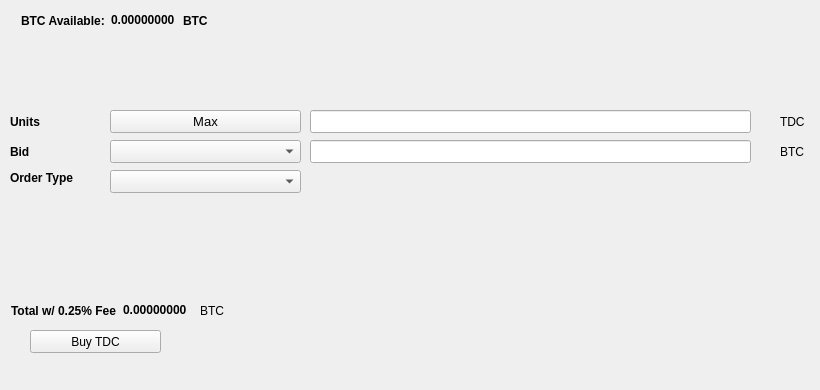
   <widget class="QWidget" name="BuyTab">
    <attribute name="title">
     <string>Buy</string>
    </attribute>
    <widget class="QPushButton" name="BuyTDC">
     <property name="geometry">
      <rect>
       <x>30</x>
       <y>330</y>
       <width>131</width>
       <height>23</height>
      </rect>
     </property>
     <property name="text">
      <string>Buy TDC</string>
     </property>
     <property name="icon">
      <iconset resource="../tdc.qrc">
       <normaloff>:/icons/bitcoin</normaloff>:/icons/bitcoin</iconset>
     </property>
    </widget>
    <widget class="QLabel" name="label_3">
     <property name="geometry">
      <rect>
       <x>10</x>
       <y>110</y>
       <width>46</width>
       <height>23</height>
      </rect>
     </property>
     <property name="font">
      <font>
       <weight>75</weight>
       <bold>true</bold>
      </font>
     </property>
     <property name="text">
      <string>Units</string>
     </property>
    </widget>
    <widget class="QLineEdit" name="UnitsInput">
     <property name="geometry">
      <rect>
       <x>310</x>
       <y>110</y>
       <width>441</width>
       <height>23</height>
      </rect>
     </property>
     <property name="font">
      <font>
       <pointsize>9</pointsize>
       <weight>75</weight>
       <bold>true</bold>
      </font>
     </property>
    </widget>
    <widget class="QLineEdit" name="BuyBidPriceEdit">
     <property name="geometry">
      <rect>
       <x>310</x>
       <y>140</y>
       <width>441</width>
       <height>23</height>
      </rect>
     </property>
     <property name="font">
      <font>
       <pointsize>9</pointsize>
       <weight>75</weight>
       <bold>true</bold>
      </font>
     </property>
    </widget>
    <widget class="QLabel" name="label_4">
     <property name="geometry">
      <rect>
       <x>780</x>
       <y>110</y>
       <width>31</width>
       <height>23</height>
      </rect>
     </property>
     <property name="text">
      <string>TDC</string>
     </property>
    </widget>
    <widget class="QLabel" name="label_5">
     <property name="geometry">
      <rect>
       <x>780</x>
       <y>140</y>
       <width>31</width>
       <height>23</height>
      </rect>
     </property>
     <property name="text">
      <string>BTC</string>
     </property>
    </widget>
    <widget class="QLabel" name="label_6">
     <property name="geometry">
      <rect>
       <x>10</x>
       <y>140</y>
       <width>46</width>
       <height>23</height>
      </rect>
     </property>
     <property name="font">
      <font>
       <weight>75</weight>
       <bold>true</bold>
      </font>
     </property>
     <property name="text">
      <string>Bid</string>
     </property>
    </widget>
    <widget class="QLabel" name="label_7">
     <property name="geometry">
      <rect>
       <x>10</x>
       <y>170</y>
       <width>91</width>
       <height>16</height>
      </rect>
     </property>
     <property name="font">
      <font>
       <weight>75</weight>
       <bold>true</bold>
      </font>
     </property>
     <property name="text">
      <string>Order Type</string>
     </property>
    </widget>
    <widget class="QPushButton" name="Buy_Max_Amount">
     <property name="geometry">
      <rect>
       <x>110</x>
       <y>110</y>
       <width>191</width>
       <height>23</height>
      </rect>
     </property>
     <property name="font">
      <font>
       <pointsize>10</pointsize>
      </font>
     </property>
     <property name="text">
      <string>Max</string>
     </property>
    </widget>
    <widget class="QComboBox" name="BuyBidcomboBox">
     <property name="geometry">
      <rect>
       <x>110</x>
       <y>140</y>
       <width>191</width>
       <height>23</height>
      </rect>
     </property>
     <property name="font">
      <font>
       <pointsize>10</pointsize>
      </font>
     </property>
    </widget>
    <widget class="QComboBox" name="buyOrdertypeCombo">
     <property name="geometry">
      <rect>
       <x>110</x>
       <y>170</y>
       <width>191</width>
       <height>23</height>
      </rect>
     </property>
     <property name="font">
      <font>
       <pointsize>10</pointsize>
      </font>
     </property>
    </widget>
    <widget class="QWidget" name="layoutWidget1">
     <property name="geometry">
      <rect>
       <x>21</x>
       <y>11</y>
       <width>227</width>
       <height>19</height>
      </rect>
     </property>
     <layout class="QHBoxLayout" name="horizontalLayout_3">
      <item>
       <widget class="QLabel" name="label232">
        <property name="font">
         <font>
          <weight>75</weight>
          <bold>true</bold>
         </font>
        </property>
        <property name="text">
         <string>BTC Available:</string>
        </property>
       </widget>
      </item>
      <item>
       <widget class="QLabel" name="BtcAvailableLbl">
        <property name="palette">
         <palette>
          <active>
           <colorrole role="WindowText">
            <brush brushstyle="SolidPattern">
             <color alpha="255">
              <red>0</red>
              <green>0</green>
              <blue>0</blue>
             </color>
            </brush>
           </colorrole>
           <colorrole role="Button">
            <brush brushstyle="SolidPattern">
             <color alpha="255">
              <red>0</red>
              <green>170</green>
              <blue>0</blue>
             </color>
            </brush>
           </colorrole>
           <colorrole role="Light">
            <brush brushstyle="SolidPattern">
             <color alpha="255">
              <red>0</red>
              <green>255</green>
              <blue>0</blue>
             </color>
            </brush>
           </colorrole>
           <colorrole role="Midlight">
            <brush brushstyle="SolidPattern">
             <color alpha="255">
              <red>0</red>
              <green>212</green>
              <blue>0</blue>
             </color>
            </brush>
           </colorrole>
           <colorrole role="Dark">
            <brush brushstyle="SolidPattern">
             <color alpha="255">
              <red>0</red>
              <green>85</green>
              <blue>0</blue>
             </color>
            </brush>
           </colorrole>
           <colorrole role="Mid">
            <brush brushstyle="SolidPattern">
             <color alpha="255">
              <red>0</red>
              <green>113</green>
              <blue>0</blue>
             </color>
            </brush>
           </colorrole>
           <colorrole role="Text">
            <brush brushstyle="SolidPattern">
             <color alpha="255">
              <red>0</red>
              <green>170</green>
              <blue>0</blue>
             </color>
            </brush>
           </colorrole>
           <colorrole role="BrightText">
            <brush brushstyle="SolidPattern">
             <color alpha="255">
              <red>255</red>
              <green>255</green>
              <blue>255</blue>
             </color>
            </brush>
           </colorrole>
           <colorrole role="ButtonText">
            <brush brushstyle="SolidPattern">
             <color alpha="255">
              <red>0</red>
              <green>0</green>
              <blue>0</blue>
             </color>
            </brush>
           </colorrole>
           <colorrole role="Base">
            <brush brushstyle="SolidPattern">
             <color alpha="255">
              <red>255</red>
              <green>255</green>
              <blue>255</blue>
             </color>
            </brush>
           </colorrole>
           <colorrole role="Window">
            <brush brushstyle="SolidPattern">
             <color alpha="255">
              <red>0</red>
              <green>170</green>
              <blue>0</blue>
             </color>
            </brush>
           </colorrole>
           <colorrole role="Shadow">
            <brush brushstyle="SolidPattern">
             <color alpha="255">
              <red>0</red>
              <green>0</green>
              <blue>0</blue>
             </color>
            </brush>
           </colorrole>
           <colorrole role="AlternateBase">
            <brush brushstyle="SolidPattern">
             <color alpha="255">
              <red>127</red>
              <green>212</green>
              <blue>127</blue>
             </color>
            </brush>
           </colorrole>
           <colorrole role="ToolTipBase">
            <brush brushstyle="SolidPattern">
             <color alpha="255">
              <red>255</red>
              <green>255</green>
              <blue>220</blue>
             </color>
            </brush>
           </colorrole>
           <colorrole role="ToolTipText">
            <brush brushstyle="SolidPattern">
             <color alpha="255">
              <red>0</red>
              <green>0</green>
              <blue>0</blue>
             </color>
            </brush>
           </colorrole>
          </active>
          <inactive>
           <colorrole role="WindowText">
            <brush brushstyle="SolidPattern">
             <color alpha="255">
              <red>0</red>
              <green>0</green>
              <blue>0</blue>
             </color>
            </brush>
           </colorrole>
           <colorrole role="Button">
            <brush brushstyle="SolidPattern">
             <color alpha="255">
              <red>0</red>
              <green>170</green>
              <blue>0</blue>
             </color>
            </brush>
           </colorrole>
           <colorrole role="Light">
            <brush brushstyle="SolidPattern">
             <color alpha="255">
              <red>0</red>
              <green>255</green>
              <blue>0</blue>
             </color>
            </brush>
           </colorrole>
           <colorrole role="Midlight">
            <brush brushstyle="SolidPattern">
             <color alpha="255">
              <red>0</red>
              <green>212</green>
              <blue>0</blue>
             </color>
            </brush>
           </colorrole>
           <colorrole role="Dark">
            <brush brushstyle="SolidPattern">
             <color alpha="255">
              <red>0</red>
              <green>85</green>
              <blue>0</blue>
             </color>
            </brush>
           </colorrole>
           <colorrole role="Mid">
            <brush brushstyle="SolidPattern">
             <color alpha="255">
              <red>0</red>
              <green>113</green>
              <blue>0</blue>
             </color>
            </brush>
           </colorrole>
           <colorrole role="Text">
            <brush brushstyle="SolidPattern">
             <color alpha="255">
              <red>0</red>
              <green>170</green>
              <blue>0</blue>
             </color>
            </brush>
           </colorrole>
           <colorrole role="BrightText">
            <brush brushstyle="SolidPattern">
             <color alpha="255">
              <red>255</red>
              <green>255</green>
              <blue>255</blue>
             </color>
            </brush>
           </colorrole>
           <colorrole role="ButtonText">
            <brush brushstyle="SolidPattern">
             <color alpha="255">
              <red>0</red>
              <green>0</green>
              <blue>0</blue>
             </color>
            </brush>
           </colorrole>
           <colorrole role="Base">
            <brush brushstyle="SolidPattern">
             <color alpha="255">
              <red>255</red>
              <green>255</green>
              <blue>255</blue>
             </color>
            </brush>
           </colorrole>
           <colorrole role="Window">
            <brush brushstyle="SolidPattern">
             <color alpha="255">
              <red>0</red>
              <green>170</green>
              <blue>0</blue>
             </color>
            </brush>
           </colorrole>
           <colorrole role="Shadow">
            <brush brushstyle="SolidPattern">
             <color alpha="255">
              <red>0</red>
              <green>0</green>
              <blue>0</blue>
             </color>
            </brush>
           </colorrole>
           <colorrole role="AlternateBase">
            <brush brushstyle="SolidPattern">
             <color alpha="255">
              <red>127</red>
              <green>212</green>
              <blue>127</blue>
             </color>
            </brush>
           </colorrole>
           <colorrole role="ToolTipBase">
            <brush brushstyle="SolidPattern">
             <color alpha="255">
              <red>255</red>
              <green>255</green>
              <blue>220</blue>
             </color>
            </brush>
           </colorrole>
           <colorrole role="ToolTipText">
            <brush brushstyle="SolidPattern">
             <color alpha="255">
              <red>0</red>
              <green>0</green>
              <blue>0</blue>
             </color>
            </brush>
           </colorrole>
          </inactive>
          <disabled>
           <colorrole role="WindowText">
            <brush brushstyle="SolidPattern">
             <color alpha="255">
              <red>0</red>
              <green>85</green>
              <blue>0</blue>
             </color>
            </brush>
           </colorrole>
           <colorrole role="Button">
            <brush brushstyle="SolidPattern">
             <color alpha="255">
              <red>0</red>
              <green>170</green>
              <blue>0</blue>
             </color>
            </brush>
           </colorrole>
           <colorrole role="Light">
            <brush brushstyle="SolidPattern">
             <color alpha="255">
              <red>0</red>
              <green>255</green>
              <blue>0</blue>
             </color>
            </brush>
           </colorrole>
           <colorrole role="Midlight">
            <brush brushstyle="SolidPattern">
             <color alpha="255">
              <red>0</red>
              <green>212</green>
              <blue>0</blue>
             </color>
            </brush>
           </colorrole>
           <colorrole role="Dark">
            <brush brushstyle="SolidPattern">
             <color alpha="255">
              <red>0</red>
              <green>85</green>
              <blue>0</blue>
             </color>
            </brush>
           </colorrole>
           <colorrole role="Mid">
            <brush brushstyle="SolidPattern">
             <color alpha="255">
              <red>0</red>
              <green>113</green>
              <blue>0</blue>
             </color>
            </brush>
           </colorrole>
           <colorrole role="Text">
            <brush brushstyle="SolidPattern">
             <color alpha="255">
              <red>0</red>
              <green>85</green>
              <blue>0</blue>
             </color>
            </brush>
           </colorrole>
           <colorrole role="BrightText">
            <brush brushstyle="SolidPattern">
             <color alpha="255">
              <red>255</red>
              <green>255</green>
              <blue>255</blue>
             </color>
            </brush>
           </colorrole>
           <colorrole role="ButtonText">
            <brush brushstyle="SolidPattern">
             <color alpha="255">
              <red>0</red>
              <green>85</green>
              <blue>0</blue>
             </color>
            </brush>
           </colorrole>
           <colorrole role="Base">
            <brush brushstyle="SolidPattern">
             <color alpha="255">
              <red>0</red>
              <green>170</green>
              <blue>0</blue>
             </color>
            </brush>
           </colorrole>
           <colorrole role="Window">
            <brush brushstyle="SolidPattern">
             <color alpha="255">
              <red>0</red>
              <green>170</green>
              <blue>0</blue>
             </color>
            </brush>
           </colorrole>
           <colorrole role="Shadow">
            <brush brushstyle="SolidPattern">
             <color alpha="255">
              <red>0</red>
              <green>0</green>
              <blue>0</blue>
             </color>
            </brush>
           </colorrole>
           <colorrole role="AlternateBase">
            <brush brushstyle="SolidPattern">
             <color alpha="255">
              <red>0</red>
              <green>170</green>
              <blue>0</blue>
             </color>
            </brush>
           </colorrole>
           <colorrole role="ToolTipBase">
            <brush brushstyle="SolidPattern">
             <color alpha="255">
              <red>255</red>
              <green>255</green>
              <blue>220</blue>
             </color>
            </brush>
           </colorrole>
           <colorrole role="ToolTipText">
            <brush brushstyle="SolidPattern">
             <color alpha="255">
              <red>0</red>
              <green>0</green>
              <blue>0</blue>
             </color>
            </brush>
           </colorrole>
          </disabled>
         </palette>
        </property>
        <property name="font">
         <font>
          <weight>75</weight>
          <bold>true</bold>
         </font>
        </property>
        <property name="text">
         <string>0.00000000</string>
        </property>
        <property name="textInteractionFlags">
         <set>Qt::LinksAccessibleByMouse|Qt::TextSelectableByKeyboard|Qt::TextSelectableByMouse</set>
        </property>
       </widget>
      </item>
      <item>
       <widget class="QLabel" name="BtcAvailableLbl_2">
        <property name="font">
         <font>
          <weight>75</weight>
          <bold>true</bold>
         </font>
        </property>
        <property name="text">
         <string>BTC</string>
        </property>
       </widget>
      </item>
     </layout>
    </widget>
    <widget class="QWidget" name="layoutWidge2">
     <property name="geometry">
      <rect>
       <x>11</x>
       <y>301</y>
       <width>259</width>
       <height>19</height>
      </rect>
     </property>
     <layout class="QHBoxLayout" name="horizontalLayout_4">
      <item>
       <widget class="QLabel" name="label_9">
        <property name="font">
         <font>
          <weight>75</weight>
          <bold>true</bold>
         </font>
        </property>
        <property name="text">
         <string>Total w/ 0.25% Fee</string>
        </property>
       </widget>
      </item>
      <item>
       <widget class="QLabel" name="BuyCostLabel">
        <property name="palette">
         <palette>
          <active>
           <colorrole role="WindowText">
            <brush brushstyle="SolidPattern">
             <color alpha="255">
              <red>0</red>
              <green>0</green>
              <blue>0</blue>
             </color>
            </brush>
           </colorrole>
           <colorrole role="Button">
            <brush brushstyle="SolidPattern">
             <color alpha="255">
              <red>0</red>
              <green>170</green>
              <blue>0</blue>
             </color>
            </brush>
           </colorrole>
           <colorrole role="Light">
            <brush brushstyle="SolidPattern">
             <color alpha="255">
              <red>0</red>
              <green>255</green>
              <blue>0</blue>
             </color>
            </brush>
           </colorrole>
           <colorrole role="Midlight">
            <brush brushstyle="SolidPattern">
             <color alpha="255">
              <red>0</red>
              <green>212</green>
              <blue>0</blue>
             </color>
            </brush>
           </colorrole>
           <colorrole role="Dark">
            <brush brushstyle="SolidPattern">
             <color alpha="255">
              <red>0</red>
              <green>85</green>
              <blue>0</blue>
             </color>
            </brush>
           </colorrole>
           <colorrole role="Mid">
            <brush brushstyle="SolidPattern">
             <color alpha="255">
              <red>0</red>
              <green>113</green>
              <blue>0</blue>
             </color>
            </brush>
           </colorrole>
           <colorrole role="Text">
            <brush brushstyle="SolidPattern">
             <color alpha="255">
              <red>0</red>
              <green>170</green>
              <blue>0</blue>
             </color>
            </brush>
           </colorrole>
           <colorrole role="BrightText">
            <brush brushstyle="SolidPattern">
             <color alpha="255">
              <red>255</red>
              <green>255</green>
              <blue>255</blue>
             </color>
            </brush>
           </colorrole>
           <colorrole role="ButtonText">
            <brush brushstyle="SolidPattern">
             <color alpha="255">
              <red>0</red>
              <green>0</green>
              <blue>0</blue>
             </color>
            </brush>
           </colorrole>
           <colorrole role="Base">
            <brush brushstyle="SolidPattern">
             <color alpha="255">
              <red>255</red>
              <green>255</green>
              <blue>255</blue>
             </color>
            </brush>
           </colorrole>
           <colorrole role="Window">
            <brush brushstyle="SolidPattern">
             <color alpha="255">
              <red>0</red>
              <green>170</green>
              <blue>0</blue>
             </color>
            </brush>
           </colorrole>
           <colorrole role="Shadow">
            <brush brushstyle="SolidPattern">
             <color alpha="255">
              <red>0</red>
              <green>0</green>
              <blue>0</blue>
             </color>
            </brush>
           </colorrole>
           <colorrole role="AlternateBase">
            <brush brushstyle="SolidPattern">
             <color alpha="255">
              <red>127</red>
              <green>212</green>
              <blue>127</blue>
             </color>
            </brush>
           </colorrole>
           <colorrole role="ToolTipBase">
            <brush brushstyle="SolidPattern">
             <color alpha="255">
              <red>255</red>
              <green>255</green>
              <blue>220</blue>
             </color>
            </brush>
           </colorrole>
           <colorrole role="ToolTipText">
            <brush brushstyle="SolidPattern">
             <color alpha="255">
              <red>0</red>
              <green>0</green>
              <blue>0</blue>
             </color>
            </brush>
           </colorrole>
          </active>
          <inactive>
           <colorrole role="WindowText">
            <brush brushstyle="SolidPattern">
             <color alpha="255">
              <red>0</red>
              <green>0</green>
              <blue>0</blue>
             </color>
            </brush>
           </colorrole>
           <colorrole role="Button">
            <brush brushstyle="SolidPattern">
             <color alpha="255">
              <red>0</red>
              <green>170</green>
              <blue>0</blue>
             </color>
            </brush>
           </colorrole>
           <colorrole role="Light">
            <brush brushstyle="SolidPattern">
             <color alpha="255">
              <red>0</red>
              <green>255</green>
              <blue>0</blue>
             </color>
            </brush>
           </colorrole>
           <colorrole role="Midlight">
            <brush brushstyle="SolidPattern">
             <color alpha="255">
              <red>0</red>
              <green>212</green>
              <blue>0</blue>
             </color>
            </brush>
           </colorrole>
           <colorrole role="Dark">
            <brush brushstyle="SolidPattern">
             <color alpha="255">
              <red>0</red>
              <green>85</green>
              <blue>0</blue>
             </color>
            </brush>
           </colorrole>
           <colorrole role="Mid">
            <brush brushstyle="SolidPattern">
             <color alpha="255">
              <red>0</red>
              <green>113</green>
              <blue>0</blue>
             </color>
            </brush>
           </colorrole>
           <colorrole role="Text">
            <brush brushstyle="SolidPattern">
             <color alpha="255">
              <red>0</red>
              <green>170</green>
              <blue>0</blue>
             </color>
            </brush>
           </colorrole>
           <colorrole role="BrightText">
            <brush brushstyle="SolidPattern">
             <color alpha="255">
              <red>255</red>
              <green>255</green>
              <blue>255</blue>
             </color>
            </brush>
           </colorrole>
           <colorrole role="ButtonText">
            <brush brushstyle="SolidPattern">
             <color alpha="255">
              <red>0</red>
              <green>0</green>
              <blue>0</blue>
             </color>
            </brush>
           </colorrole>
           <colorrole role="Base">
            <brush brushstyle="SolidPattern">
             <color alpha="255">
              <red>255</red>
              <green>255</green>
              <blue>255</blue>
             </color>
            </brush>
           </colorrole>
           <colorrole role="Window">
            <brush brushstyle="SolidPattern">
             <color alpha="255">
              <red>0</red>
              <green>170</green>
              <blue>0</blue>
             </color>
            </brush>
           </colorrole>
           <colorrole role="Shadow">
            <brush brushstyle="SolidPattern">
             <color alpha="255">
              <red>0</red>
              <green>0</green>
              <blue>0</blue>
             </color>
            </brush>
           </colorrole>
           <colorrole role="AlternateBase">
            <brush brushstyle="SolidPattern">
             <color alpha="255">
              <red>127</red>
              <green>212</green>
              <blue>127</blue>
             </color>
            </brush>
           </colorrole>
           <colorrole role="ToolTipBase">
            <brush brushstyle="SolidPattern">
             <color alpha="255">
              <red>255</red>
              <green>255</green>
              <blue>220</blue>
             </color>
            </brush>
           </colorrole>
           <colorrole role="ToolTipText">
            <brush brushstyle="SolidPattern">
             <color alpha="255">
              <red>0</red>
              <green>0</green>
              <blue>0</blue>
             </color>
            </brush>
           </colorrole>
          </inactive>
          <disabled>
           <colorrole role="WindowText">
            <brush brushstyle="SolidPattern">
             <color alpha="255">
              <red>0</red>
              <green>85</green>
              <blue>0</blue>
             </color>
            </brush>
           </colorrole>
           <colorrole role="Button">
            <brush brushstyle="SolidPattern">
             <color alpha="255">
              <red>0</red>
              <green>170</green>
              <blue>0</blue>
             </color>
            </brush>
           </colorrole>
           <colorrole role="Light">
            <brush brushstyle="SolidPattern">
             <color alpha="255">
              <red>0</red>
              <green>255</green>
              <blue>0</blue>
             </color>
            </brush>
           </colorrole>
           <colorrole role="Midlight">
            <brush brushstyle="SolidPattern">
             <color alpha="255">
              <red>0</red>
              <green>212</green>
              <blue>0</blue>
             </color>
            </brush>
           </colorrole>
           <colorrole role="Dark">
            <brush brushstyle="SolidPattern">
             <color alpha="255">
              <red>0</red>
              <green>85</green>
              <blue>0</blue>
             </color>
            </brush>
           </colorrole>
           <colorrole role="Mid">
            <brush brushstyle="SolidPattern">
             <color alpha="255">
              <red>0</red>
              <green>113</green>
              <blue>0</blue>
             </color>
            </brush>
           </colorrole>
           <colorrole role="Text">
            <brush brushstyle="SolidPattern">
             <color alpha="255">
              <red>0</red>
              <green>85</green>
              <blue>0</blue>
             </color>
            </brush>
           </colorrole>
           <colorrole role="BrightText">
            <brush brushstyle="SolidPattern">
             <color alpha="255">
              <red>255</red>
              <green>255</green>
              <blue>255</blue>
             </color>
            </brush>
           </colorrole>
           <colorrole role="ButtonText">
            <brush brushstyle="SolidPattern">
             <color alpha="255">
              <red>0</red>
              <green>85</green>
              <blue>0</blue>
             </color>
            </brush>
           </colorrole>
           <colorrole role="Base">
            <brush brushstyle="SolidPattern">
             <color alpha="255">
              <red>0</red>
              <green>170</green>
              <blue>0</blue>
             </color>
            </brush>
           </colorrole>
           <colorrole role="Window">
            <brush brushstyle="SolidPattern">
             <color alpha="255">
              <red>0</red>
              <green>170</green>
              <blue>0</blue>
             </color>
            </brush>
           </colorrole>
           <colorrole role="Shadow">
            <brush brushstyle="SolidPattern">
             <color alpha="255">
              <red>0</red>
              <green>0</green>
              <blue>0</blue>
             </color>
            </brush>
           </colorrole>
           <colorrole role="AlternateBase">
            <brush brushstyle="SolidPattern">
             <color alpha="255">
              <red>0</red>
              <green>170</green>
              <blue>0</blue>
             </color>
            </brush>
           </colorrole>
           <colorrole role="ToolTipBase">
            <brush brushstyle="SolidPattern">
             <color alpha="255">
              <red>255</red>
              <green>255</green>
              <blue>220</blue>
             </color>
            </brush>
           </colorrole>
           <colorrole role="ToolTipText">
            <brush brushstyle="SolidPattern">
             <color alpha="255">
              <red>0</red>
              <green>0</green>
              <blue>0</blue>
             </color>
            </brush>
           </colorrole>
          </disabled>
         </palette>
        </property>
        <property name="font">
         <font>
          <weight>75</weight>
          <bold>true</bold>
         </font>
        </property>
        <property name="autoFillBackground">
         <bool>false</bool>
        </property>
        <property name="text">
         <string>0.00000000</string>
        </property>
        <property name="textInteractionFlags">
         <set>Qt::LinksAccessibleByMouse|Qt::TextSelectableByMouse</set>
        </property>
       </widget>
      </item>
      <item>
       <widget class="QLabel" name="label_10">
        <property name="font">
         <font>
          <weight>50</weight>
          <bold>false</bold>
         </font>
        </property>
        <property name="text">
         <string>BTC</string>
        </property>
       </widget>
      </item>
     </layout>
    </widget>
    <widget class="QLabel" name="label_24">
     <property name="geometry">
      <rect>
       <x>460</x>
       <y>300</y>
       <width>281</width>
       <height>81</height>
      </rect>
     </property>
     <property name="text">
      <string/>
     </property>
     <property name="pixmap">
      <pixmap>:/images/bittrex</pixmap>
     </property>
    </widget>
   </widget>
